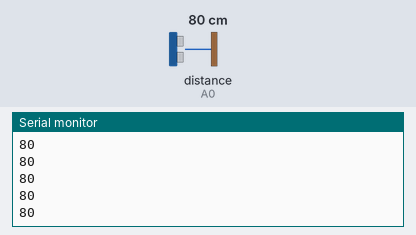
The sketch below on a simulated Arduino Uno, built with avr-gcc and run on an emulated ATmega328P. Parts: the last lines printed to the serial monitor. Inputs (shaded band) come from the test bench; at power-on: distance to the obstacle (sensor on A0) 80 cm.

Above: at 4.2 s.
4.3 s: distance to the obstacle (sensor on A0) set to 2 cm
At 4.51 s:
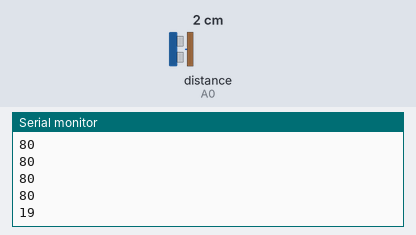
5.8 s: distance to the obstacle (sensor on A0) set to 35 cm
At 5.83 s:
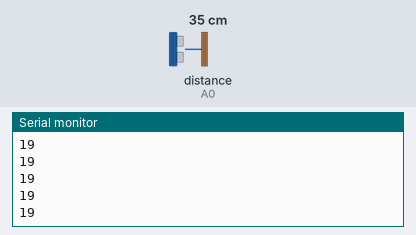
Timing chart, 0 to 8.8 s (numbered marks = the images above; inputs shaded):
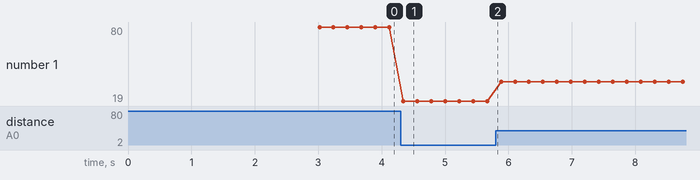

The sketch:

Test_IR.ino
```cpp
#include <SharpIR.h>


//IR Sensor
#define ir A0
#define model 20150
//boolean done=false;
SharpIR sharp(ir, 25, 93, model);


void setup() {
  delay(3000);
  Serial.begin(9600);     // opens serial port, sets data rate to 9600 bps
//  button1 = button(2);
  pinMode (ir, INPUT);
}


void loop(){

  //if button is pressed -- start (need button variable)


  int dis = sharp.distance();
  Serial.print(dis);
  Serial.print('\n');


  delay(200);
    //turn left
    //threshold is 100 ... for now


}


/*
void getIRDistance(){
 delay(100);    // it gives you time to open the serial monitor after you upload the sketch

// if (done==false){  // it only runs the loop once

 for(int i = 0; i < 10; i++){
  unsigned long pepe1=millis();  // takes the time before the loop on the library begins
  int dis=sharp.distance();  // this returns the distance to the object you're measuring
  Serial.print("Mean distance: ");  // returns it to the serial monitor
  Serial.println(dis);
  unsigned long pepe2=millis()-pepe1;  // the following gives you the time taken to get the measurement

  Serial.print("Time taken (ms): ");
  Serial.println(pepe2);
  delay(100);
 }


//done=true;

 //}
 return;

}
*/
```

Measured:
- after the input at 4.3 s, the serial monitor: prints a new line at once (image 1)
- plotted number 1: 80 → 19 after the input at 4.3 s, 19 → 35 after the input at 5.8 s
